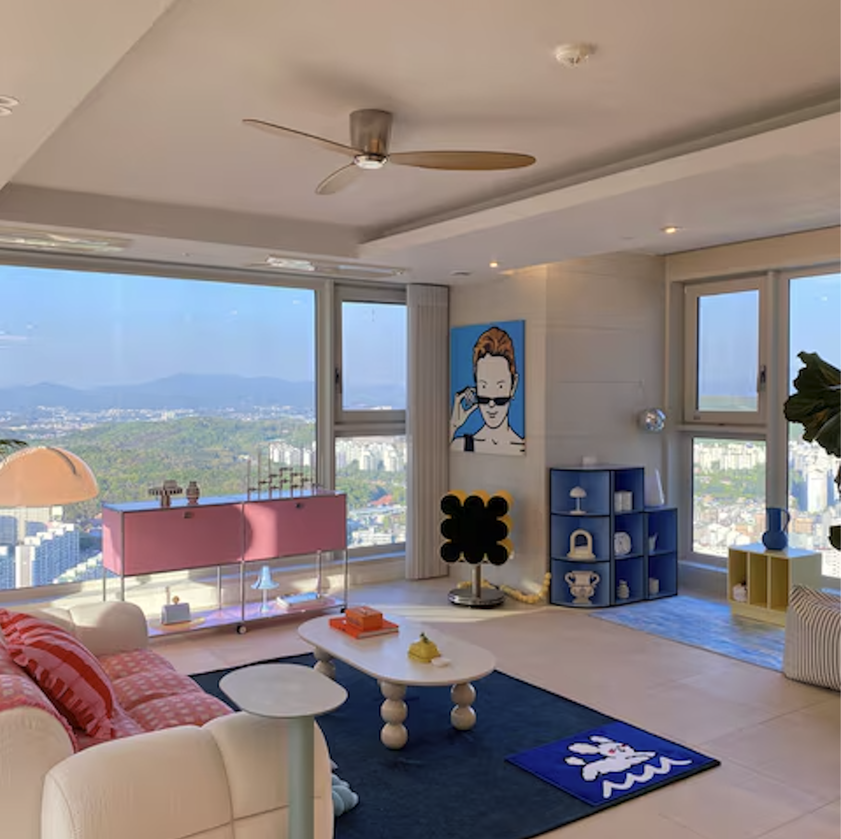
#> input picture test_image2.png, 841 x 839 px, shrunk from 1752 x 1746 before the run
$ python test_coordinate_verification.py
#> lines starting #> are read from the running program, lines starting #| are printed output that depends on the picture; after the words box and inside, x2 and y2 are one past the last pixel; in counts of white or black regions, pixels touching at a corner belong together
"""
좌표 변환 검증 스크립트
Frontend 좌표계 vs OpenCV 좌표계
"""
import cv2
import numpy as np

# 테스트 이미지
image_path = "test_image2.png"

# 사용자가 준 좌표 (Frontend 좌표계)
x_relative = 0.7215782000661312
y_relative = 0.44191157878357606
radius_relative = 0.09512911389498678

# 이미지 읽기
img = cv2.imread(image_path)
#> img is the input picture: shape (839, 841, 3); mean B, G, R 131.8, 132.4, 142.5
if img is None:
    print(f"❌ 이미지를 읽을 수 없습니다: {image_path}")
    exit(1)

height, width = img.shape[:2]
#> height = 839; width = 841
print(f"📐 이미지 크기: {width}x{height}")
#| 📐 이미지 크기: 841x839
print()

# 좌표 변환
center_x = int(round(x_relative * width))
#> center_x = 607
center_y = int(round((1.0 - y_relative) * height))  # Y축 반전
#> center_y = 468
radius = int(round(radius_relative * width))
#> radius = 80

print(f"📍 Frontend 좌표계 (왼쪽 아래가 원점):")
print(f"   x = {x_relative:.4f} (왼쪽=0, 오른쪽=1)")
print(f"   y = {y_relative:.4f} (아래=0, 위=1)")
print(f"   r = {radius_relative:.4f}")
print()

print(f"🔄 OpenCV 좌표계로 변환 (왼쪽 위가 원점):")
print(f"   center_x = {center_x}px (왼쪽에서 {center_x}px = {center_x/width*100:.1f}%)")
#|    center_x = 607px (왼쪽에서 607px = 72.2%)
print(f"   center_y = {center_y}px (위에서 {center_y}px = {center_y/height*100:.1f}%)")
#|    center_y = 468px (위에서 468px = 55.8%)
print(f"   radius = {radius}px")
#|    radius = 80px
print()

# Frontend 관점에서 y 위치 확인
print(f"🧭 Frontend 관점:")
print(f"   y={y_relative:.4f} → 아래에서 {y_relative*100:.1f}% 위치")
print(f"   즉, 위에서는 {(1-y_relative)*100:.1f}% 위치")
print()

print(f"🧭 OpenCV 관점:")
print(f"   center_y={center_y} → 위에서 {center_y}px = {center_y/height*100:.1f}%")
#|    center_y=468 → 위에서 468px = 55.8%
print()

# 시각화 1: OpenCV 좌표계
img_opencv = img.copy()
cv2.circle(img_opencv, (center_x, center_y), radius, (0, 255, 255), 3)
cv2.circle(img_opencv, (center_x, center_y), 5, (0, 0, 255), -1)
#> img_opencv: shape (839, 841, 3); mean B, G, R 131.4, 132.9, 143
cv2.putText(img_opencv, f"OpenCV: ({center_x}, {center_y})",
            (center_x + 10, center_y - 10),
            cv2.FONT_HERSHEY_SIMPLEX, 0.6, (0, 0, 255), 2)
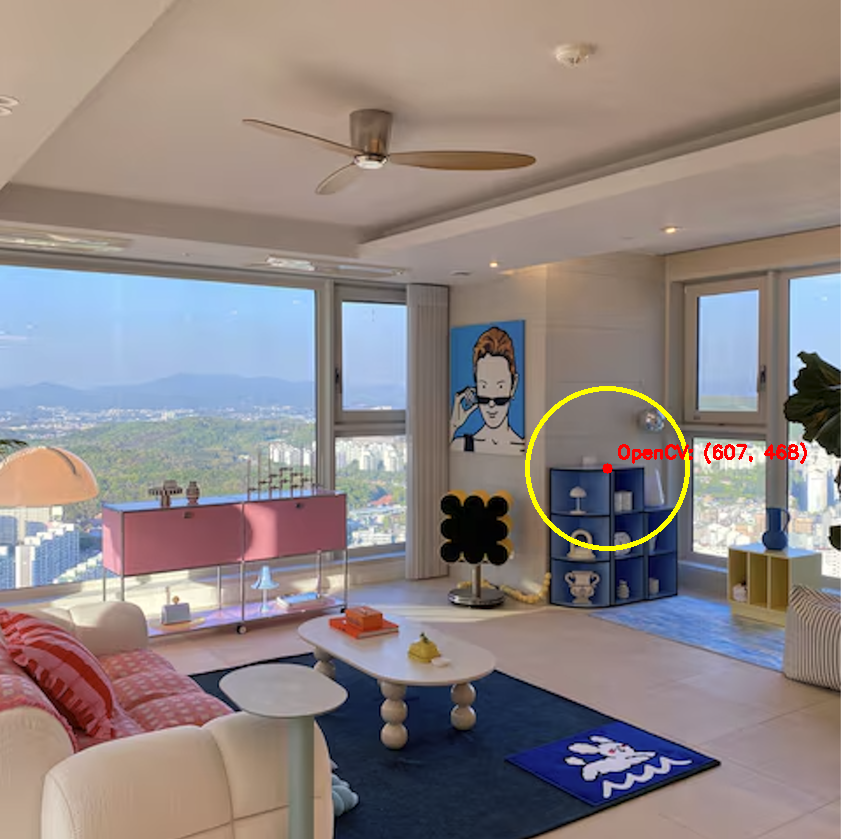
#> img_opencv: shape (839, 841, 3); mean B, G, R 131.1, 132.6, 143.2
cv2.imwrite("coordinate_check_opencv.png", img_opencv)
print("✅ OpenCV 좌표계 시각화 저장: coordinate_check_opencv.png")

# 시각화 2: 이미지에 격자 추가 (위치 파악용)
img_grid = img.copy()
# 수직선 (10% 간격)
for i in range(11):
    x = int(i * width / 10)
    cv2.line(img_grid, (x, 0), (x, height), (200, 200, 200), 1)
    cv2.putText(img_grid, f"{i*10}%", (x+5, 30),
                cv2.FONT_HERSHEY_SIMPLEX, 0.5, (100, 100, 100), 1)
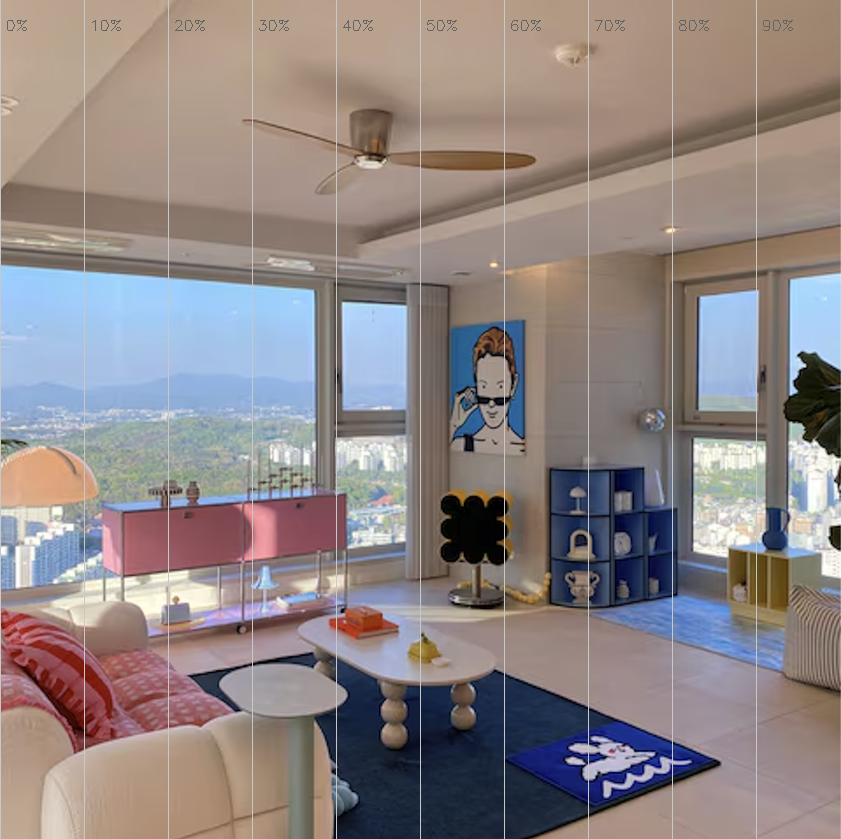
#> img_grid: shape (839, 841, 3); 1.31% of pixels changed, all inside (x1, y1, x2, y2) = (0, 0, 793, 839)

# 수평선 (10% 간격)
for i in range(11):
    y = int(i * height / 10)
    cv2.line(img_grid, (0, y), (width, y), (200, 200, 200), 1)
    cv2.putText(img_grid, f"{i*10}%", (10, y-5),
                cv2.FONT_HERSHEY_SIMPLEX, 0.5, (100, 100, 100), 1)
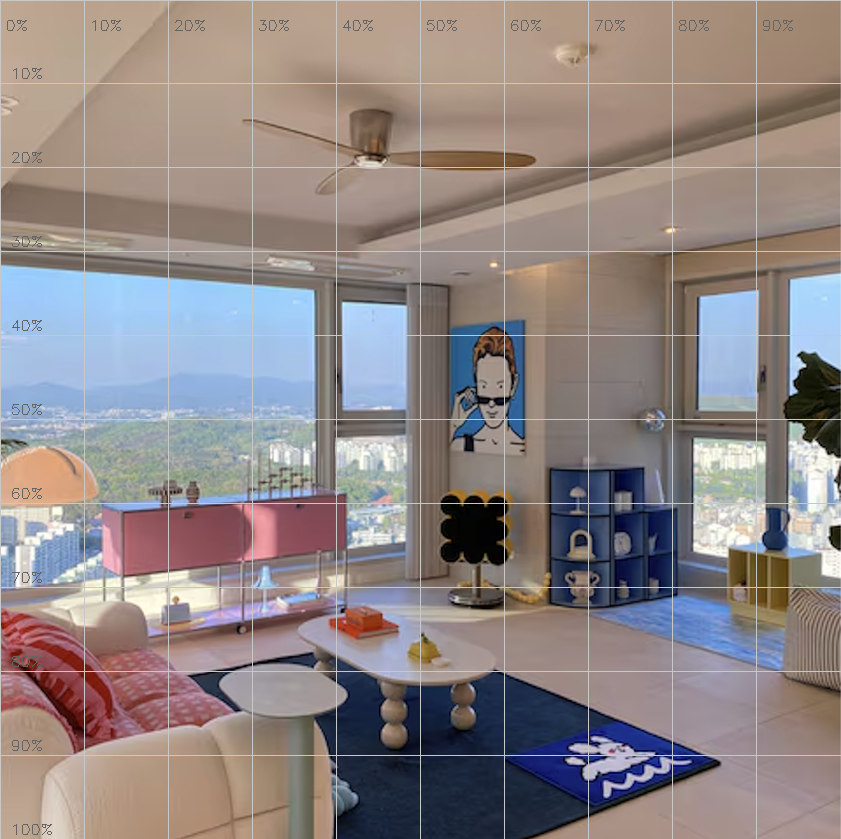
#> img_grid: shape (839, 841, 3); 1.31% of pixels changed, all inside (x1, y1, x2, y2) = (1, 0, 841, 835)

# 동그라미 표시
cv2.circle(img_grid, (center_x, center_y), radius, (0, 255, 255), 3)
cv2.circle(img_grid, (center_x, center_y), 5, (0, 0, 255), -1)
#> img_grid: shape (839, 841, 3); mean B, G, R 132.9, 134.4, 144.2
cv2.putText(img_grid, f"({center_x/width*100:.1f}%, {center_y/height*100:.1f}%)",
            (center_x + 10, center_y - 10),
            cv2.FONT_HERSHEY_SIMPLEX, 0.8, (0, 0, 255), 2)
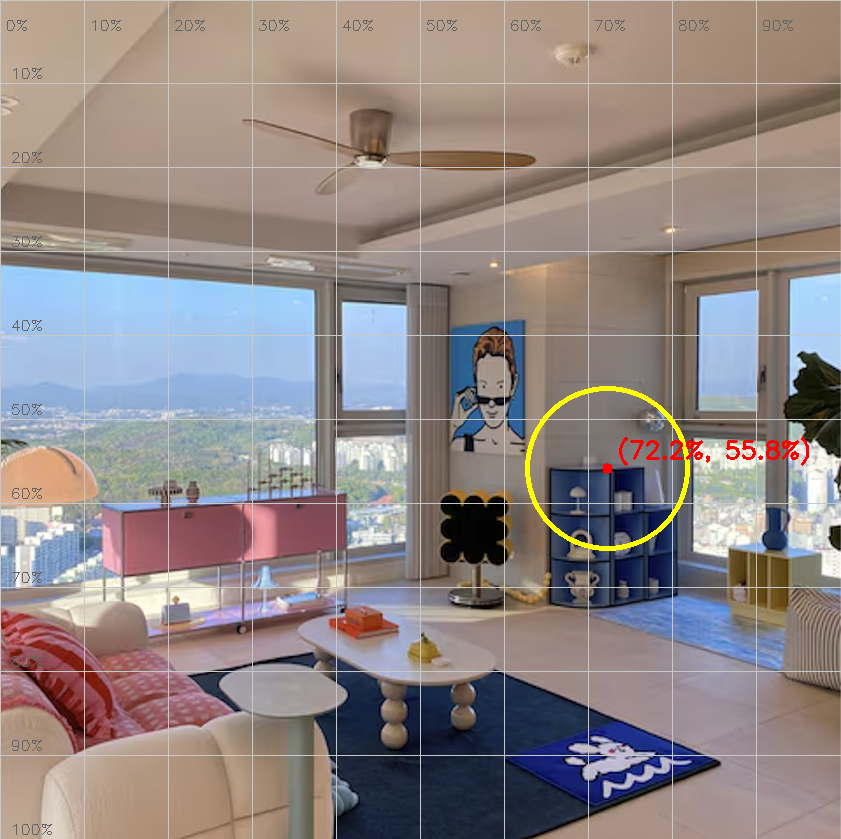
#> img_grid: shape (839, 841, 3); mean B, G, R 132.6, 134.1, 144.4

cv2.imwrite("coordinate_check_grid.png", img_grid)
print("✅ 격자 시각화 저장: coordinate_check_grid.png")

# 주요 위치 표시 (참고용)
print()
print("📌 주요 랜드마크 (대략적인 위치):")
print("   - 안경 쓴 사람 그림: 왼쪽 중앙 벽 (~25%, ~40%)")
print("   - 파란색 수납장: 오른쪽 중앙 (~70-80%, ~50-60%)")
print("   - 핑크색 콘솔: 왼쪽 (~20%, ~40%)")
print()
print(f"👉 당신이 지정한 위치: ({center_x/width*100:.1f}%, {center_y/height*100:.1f}%)")
#| 👉 당신이 지정한 위치: (72.2%, 55.8%)
print(f"   이것은 파란색 수납장 영역입니다." if 65 < center_x/width*100 < 85 else "")
#|    이것은 파란색 수납장 영역입니다.

$ run again, with test_circle_visualization.png copied over test_image2.png
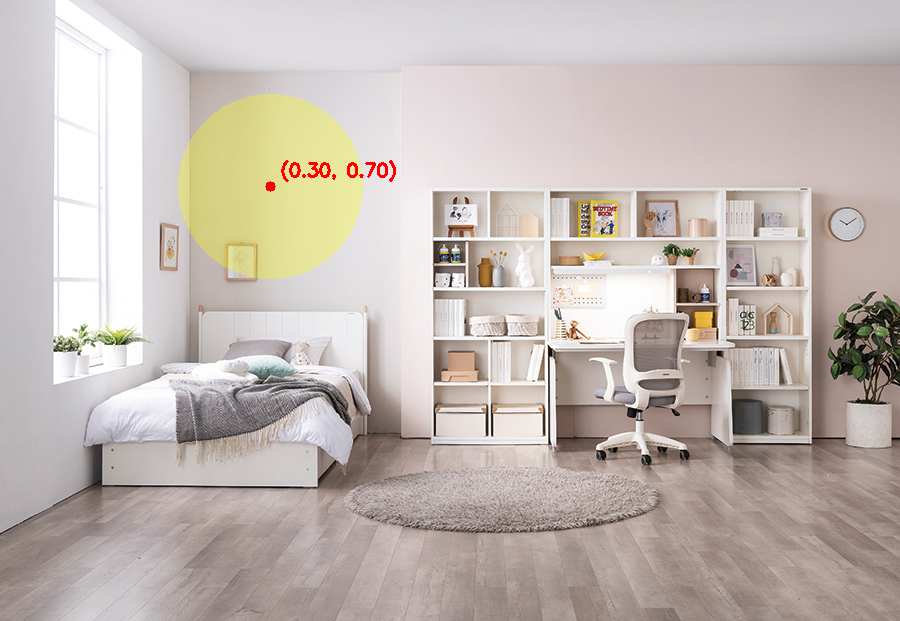
#> input picture test_circle_visualization.png, 900 x 621 px
#> img is the input picture: shape (621, 900, 3); mean B, G, R 179, 185, 194.8
#| 📐 이미지 크기: 900x621
#|    center_x = 649px (왼쪽에서 649px = 72.1%)
#|    center_y = 347px (위에서 347px = 55.9%)
#|    radius = 86px
#|    center_y=347 → 위에서 347px = 55.9%
#> after the loop `for i in range(11):`:
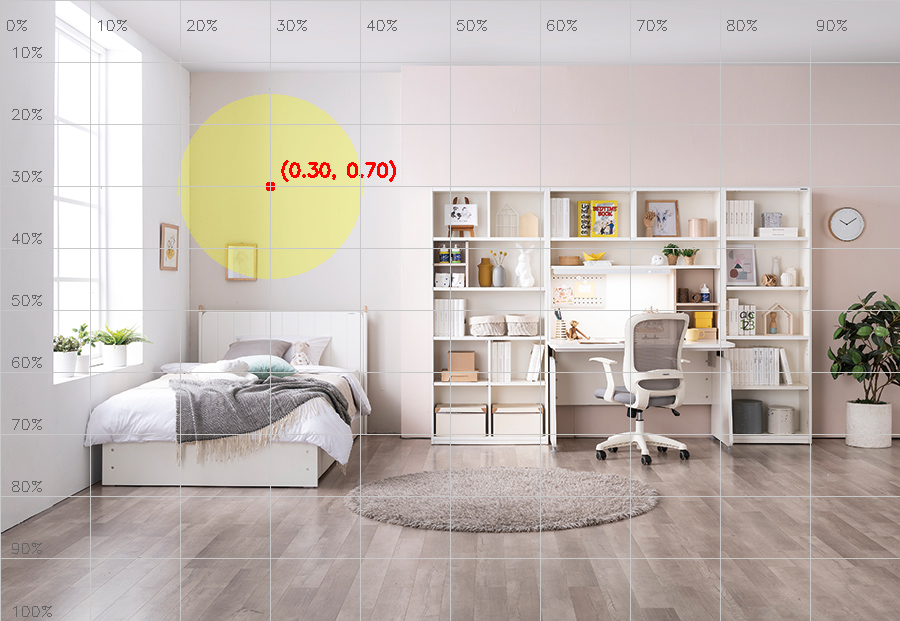
#> img_grid: shape (621, 900, 3); mean B, G, R 179.1, 185, 194.5
#> `cv2.putText(img_grid, f"({center_x/width*100:.1f}%, {center_y/height*1..`:
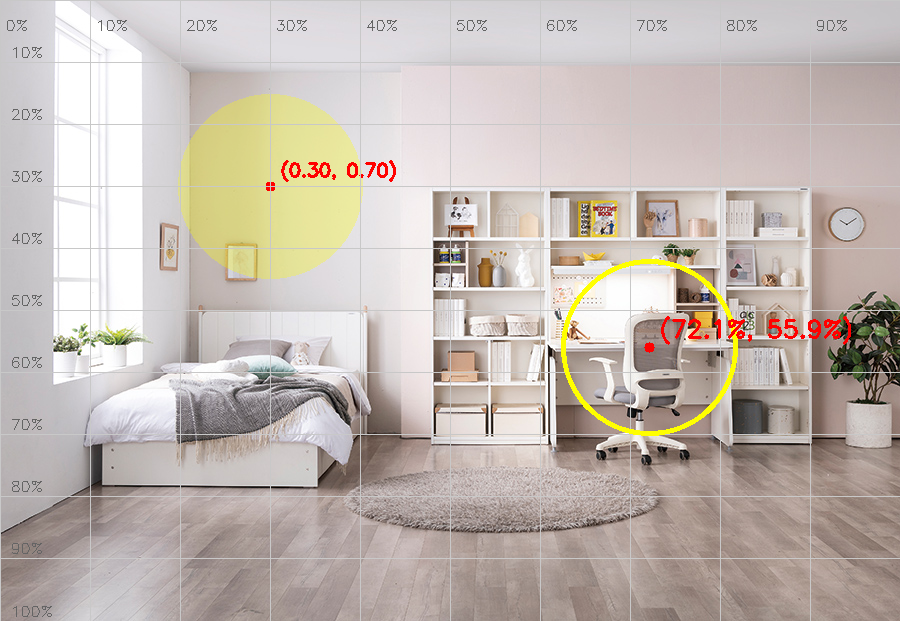
#> img_grid: shape (621, 900, 3); mean B, G, R 177.9, 185, 195
#| 👉 당신이 지정한 위치: (72.1%, 55.9%)
#|    이것은 파란색 수납장 영역입니다.
